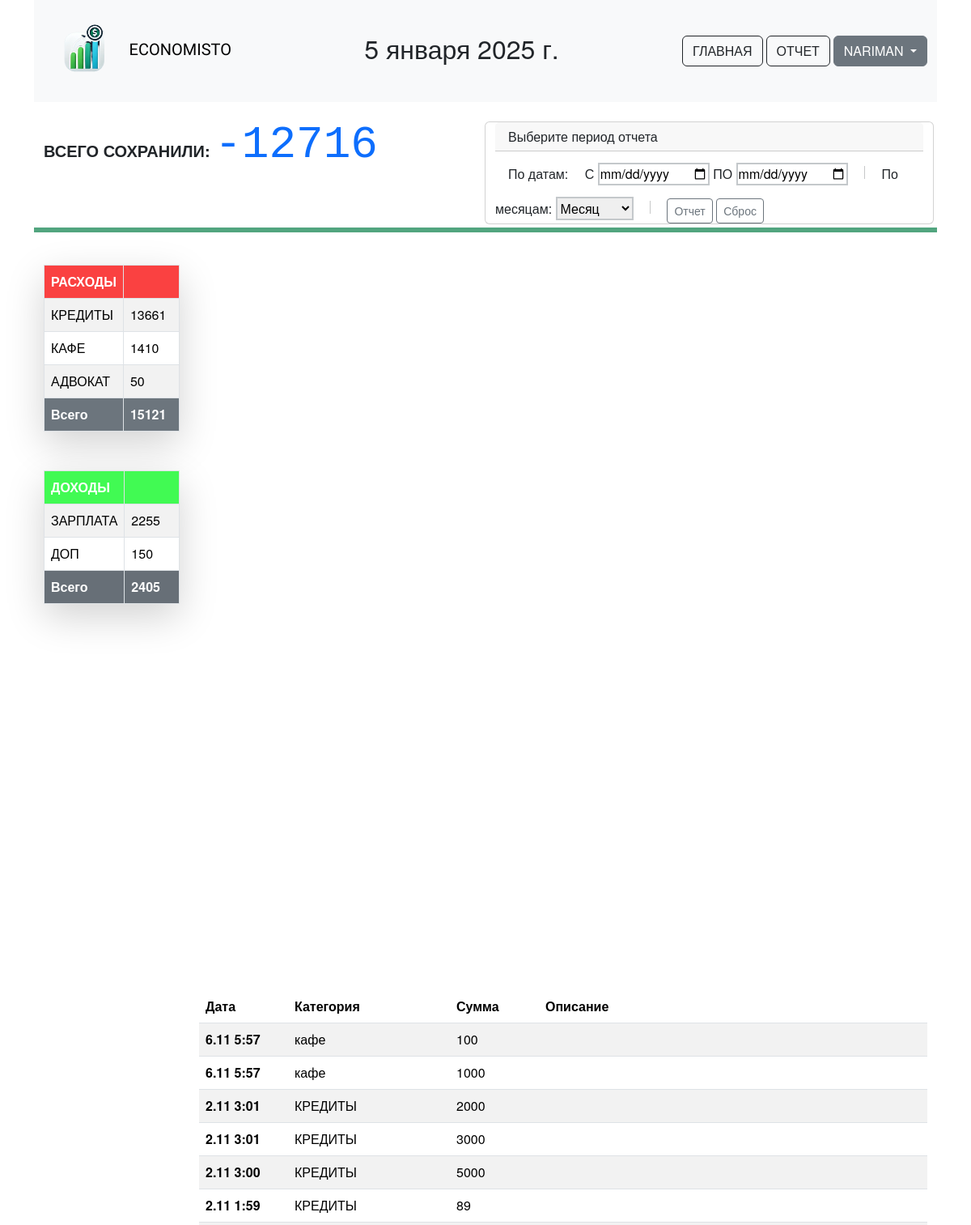
Page /reports/month/ (signed in, upper part) on the earlier database version.
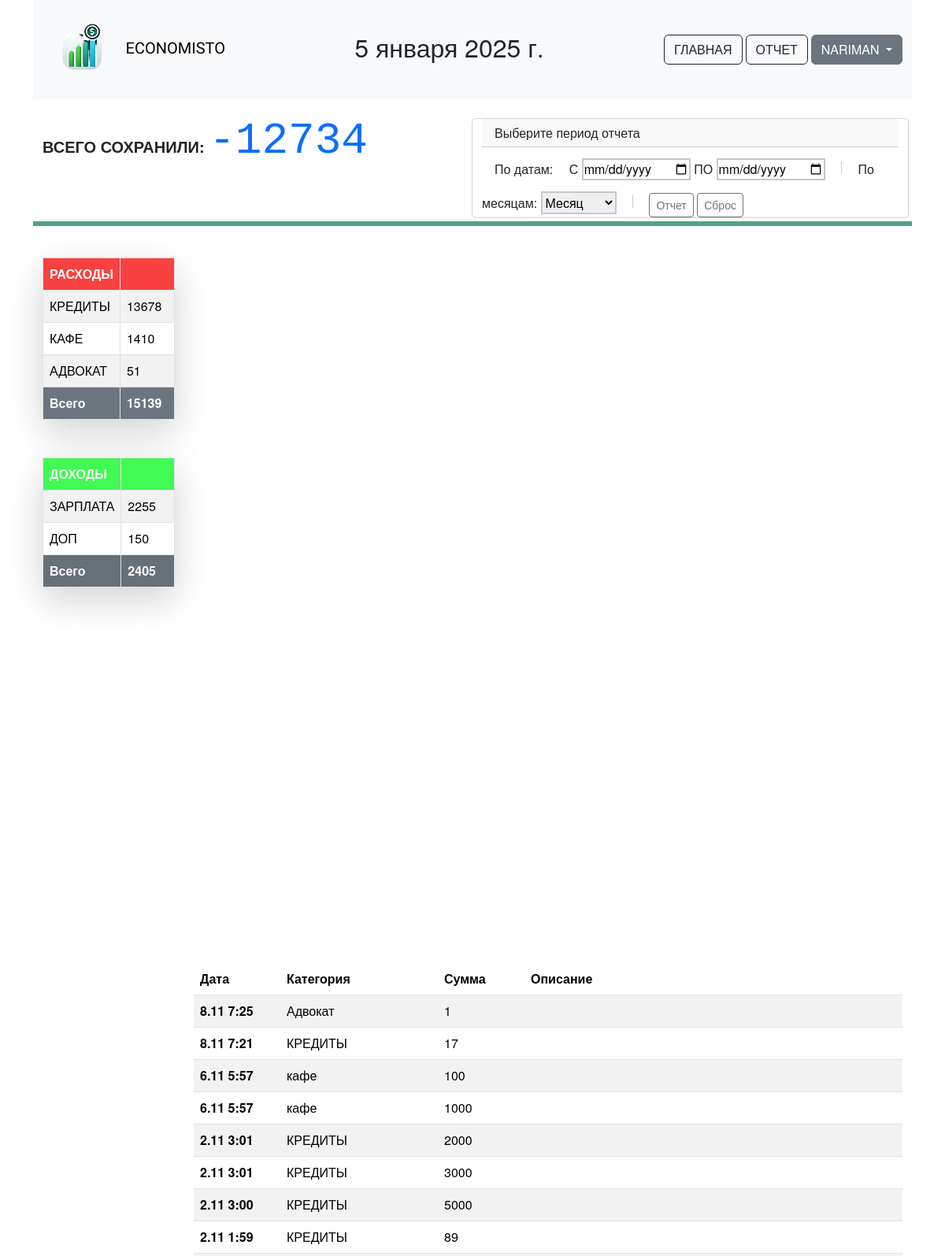
Same page on the later database version.
### authapp/models.py (models this page shows)
class NewUser(AbstractUser):
    age = models.PositiveIntegerField(verbose_name='возраст', null=True, blank=True)
    alone = models.BooleanField(verbose_name='Одинок', default=True)
    username = models.CharField(max_length=40, unique=True, verbose_name='Пользователь')
    class Meta:
        verbose_name = 'Пользователь'
        verbose_name_plural = 'Пользователи'
    def __str__(self):
        return f'{self.username}'

### main/models.py (models this page shows, shortened)
class Category(models.Model):
    user = models.ForeignKey(NewUser, on_delete=models.CASCADE, verbose_name='Пользователь')
    name = models.CharField(verbose_name='Название', max_length=64)
    description = models.TextField(verbose_name='Описание', blank=True, null=True)
    time_create = models.DateTimeField(verbose_name='Дата создания', auto_now_add=True)
    class Meta:
        verbose_name = 'Пользовательская категория расхода'
        verbose_name_plural = 'Пользовательские категории расходов'
    def __str__(self):
        return self.name

class CategoryIncomes(models.Model):
    user = models.ForeignKey(NewUser, on_delete=models.CASCADE, verbose_name='Пользователь')
    name = models.CharField(verbose_name='Название', max_length=64)
    description = models.TextField(verbose_name='Описание', blank=True, null=True)
    time_create = models.DateTimeField(verbose_name='Дата создания', auto_now_add=True)
    class Meta:
        verbose_name = 'Пользовательская категория доходов'
        verbose_name_plural = 'Пользовательские категории доходов'

class NecessaryExpenses(models.Model):
    user = models.ForeignKey(NewUser, on_delete=models.CASCADE)
    category = models.ForeignKey(Category, on_delete=models.CASCADE, verbose_name='КАТЕГОРИЯ')
    sum = models.PositiveIntegerField(verbose_name='СУММА', default=0, blank=True)
    description = models.TextField(verbose_name='ОПИСАНИЕ', blank=True)
    time_create = models.DateTimeField(verbose_name='ДАТА СОЗДАНИЯ', auto_now_add=True)
    time_update = models.DateTimeField(verbose_name='ДАТА ОБНОВЛЕНИЯ', auto_now=True)
    class Meta:
        verbose_name = 'Расход'
        verbose_name_plural = 'Расходы'

### reports/views.py (the view, shortened to what this page needs)
# urls.py: path('month/', reports.month, name='month'),
def month(request):
    title = "Отчет за месяц"
    monthly_save = FinancialStatement.objects.get(user=request.user)
    income = Income.objects.filter(user=request.user)
    expenses = NecessaryExpenses.objects.filter(user=request.user).order_by('-time_create')
    total_inc = Income.objects.filter(user=request.user).aggregate(Sum('sum'))
    total_exp = NecessaryExpenses.objects.filter(user=request.user).aggregate(Sum('sum'))
    try:
        total_save = total_inc['sum__sum'] - total_exp['sum__sum']
    except:
        total_save = 0
    last = today - datetime.timedelta(days=31)
    two = today - datetime.timedelta(days=61)
    three = today - datetime.timedelta(days=91)
    four = today - datetime.timedelta(days=122)
    five = today - datetime.timedelta(days=152)
    six = today - datetime.timedelta(days=182)
    months = {'Месяц': 0, 'Январь': 1, 'Февраль': 2, 'Март': 3, 'Апрель': 4, 'Май': 5, 'Июнь': 6,
              'Июль': 7, 'Август': 8, 'Сентябрь': 9, 'Октябрь': 10, 'Ноябрь': 11, 'Декабрь': 12}
    inc_today = Income.objects.filter(user=request.user, time_create__month=today.month).aggregate(Sum("sum"))
    if inc_today['sum__sum'] == None:
        inc_today['sum__sum'] = 0
    exp_today = NecessaryExpenses.objects.filter(user=request.user, time_create__month=today.month).aggregate(Sum("sum"))
    if exp_today['sum__sum'] == None:
        exp_today['sum__sum'] = 0
    inc_yesterday = Income.objects.filter(user=request.user, time_create__month=last.month).aggregate(Sum("sum"))
    if inc_yesterday['sum__sum'] == None:
        inc_yesterday['sum__sum'] = 0
    exp_yesterday = NecessaryExpenses.objects.filter(user=request.user, time_create__month=last.month).aggregate(
        Sum("sum"))
    if exp_yesterday['sum__sum'] == None:
        exp_yesterday['sum__sum'] = 0
    inc_two_day = Income.objects.filter(user=request.user, time_create__month=two.month).aggregate(Sum("sum"))
    if inc_two_day['sum__sum'] == None:
        inc_two_day['sum__sum'] = 0
    exp_two_day = NecessaryExpenses.objects.filter(user=request.user, time_create__month=two.month).aggregate(Sum("sum"))
    if exp_two_day['sum__sum'] == None:
        exp_two_day['sum__sum'] = 0
    inc_three_day = Income.objects.filter(user=request.user, time_create__month=three.month).aggregate(Sum("sum"))
    if inc_three_day['sum__sum'] == None:
        inc_three_day['sum__sum'] = 0
    exp_three_day = NecessaryExpenses.objects.filter(user=request.user, time_create__month=three.month).aggregate(Sum("sum"))
    if exp_three_day['sum__sum'] == None:
        exp_three_day['sum__sum'] = 0
    inc_four_day = Income.objects.filter(user=request.user, time_create__month=four.month).aggregate(Sum("sum"))
    if inc_four_day['sum__sum'] == None:
        inc_four_day['sum__sum'] = 0
    exp_four_day = NecessaryExpenses.objects.filter(user=request.user, time_create__month=four.month).aggregate(Sum("sum"))
    if exp_four_day['sum__sum'] == None:
        exp_four_day['sum__sum'] = 0
    inc_five_day = Income.objects.filter(user=request.user, time_create__month=five.month).aggregate(Sum("sum"))
    if inc_five_day['sum__sum'] == None:
        inc_five_day['sum__sum'] = 0
    exp_five_day = NecessaryExpenses.objects.filter(user=request.user, time_create__month=five.month).aggregate(Sum("sum"))
    if exp_five_day['sum__sum'] == None:
        exp_five_day['sum__sum'] = 0
    inc_six_day = Income.objects.filter(user=request.user, time_create__month=six.month).aggregate(Sum("sum"))
    if inc_six_day['sum__sum'] == None:
        inc_six_day['sum__sum'] = 0
    exp_six_day = NecessaryExpenses.objects.filter(user=request.user, time_create__month=six.month).aggregate(Sum("sum"))
    if exp_six_day['sum__sum'] == None:
        exp_six_day['sum__sum'] = 0
    content = {
        "users": NewUser.objects.all(),
        "today": today,
        "start_search_defolt": (today - datetime.timedelta(days=31)).strftime("%Y-%m-%d"),
        "today_for_search": today.strftime("%Y-%m-%d"),
        'months': months,
        "yestorday": last.strftime("%b"),
        "twodaybefore": two.strftime("%b"),
        "threedaybefore": three.strftime("%b"),
        "fourdaybefore": four.strftime("%b"),
        "fivedaybefore": five.strftime("%b"),
        "sixdaybefore": six.strftime("%b"),
        "incomes": total_table(income, request),
        "expenses": total_table(expenses, request),
        "total_expenses": total_exp,
        "total_income": total_inc,
        'total_save': total_save,
        'monthly_save_amount': monthly_save,
        'title': title,
        'simple': for_table_data(total_table(expenses, request)),
        'today_exp': exp_today,
        'today_inc': inc_today,
        'all_expenses': expenses,
        'yestorday_exp': exp_yesterday,
        'yestorday_inc': inc_yesterday,
        'twodaybefore_exp': exp_two_day,
        'twodaybefore_inc': inc_two_day,
        'threedaybefore_exp': exp_three_day,
        'threedaybefore_inc': inc_three_day,
        'fourdaybefore_exp': exp_four_day,
        'fourdaybefore_inc': inc_four_day,
        'fivedaybefore_exp': exp_five_day,
        'fivedaybefore_inc': inc_five_day,
        'sixdaybefore_exp': exp_six_day,
        'sixdaybefore_inc': inc_six_day,
    }
    return render(request, 'reports/month.html', content)

### main/views.py (called while the page is built)
def total_table(model, request):
    table_category_summ = {}
    cat=[]
    for k in Category.objects.filter(user=request.user):
        cat.append(k.name)
    for c in CategoryIncomes.objects.filter(user=request.user):
        cat.append(c.name)
    for i in cat:
        res = model.filter(category__name=i).first()
        res_sum = model.filter(category__name=i).aggregate(Sum("sum"))
        try:
            table_category_summ[res.category.name] = res_sum['sum__sum']
        except:
            pass
    return table_category_summ

def for_table_data(data):
    result = [['Task', 'Hours per Day'],]
    for i, k in data.items():
        item = []
        item.append(i)
        item.append(k)
        result.append(item)
    return result

### reports/templates/reports/month.html (shortened to what this page needs)
<!DOCTYPE html>
    {% extends 'main/base.html' %}
    {% load static %}
{%block content%}
<div class="container" style="margin-top: 20px;">
    <div class="row">
        <div class="col">
    <p class="fs-5 fw-semibold ">ВСЕГО СОХРАНИЛИ: <strong class="display-4 font-monospace text-primary">{{total_save}}</strong></p>
    </div>
            <div class="card m-1 col">
         <h6 class="card-header">Выберите период отчета</h6>
    <form action="{%url 'reports:month'%}" method="POST">
        <label style="margin-left:20px" class="m-3">По датам:</label>
        <label>С</label>
        <input type ='date' name ='start' class="border border-secondary-subtle border-2">
        <label> ПО </label>
        <input type ='date' name ='end' class="border border-secondary-subtle border-2">
         По месяцам:
        <select name="month" class="border border-secondary-subtle border-2">
            {%for key, val in months.items%}
            <option>{{key}}</option>
            {%endfor%}
        </select>
        <button type="submit" class="btn btn-outline-secondary btn-sm">Отчет</button>
        <button type="reset" class="btn btn-outline-secondary btn-sm">Сброс</button>
    </form>
        </div>
    <hr class="border border-success border-3 opacity-75">
        </div>
    <br>
  <div class="row">
    <div class="col">
    <table class="table table-striped table-hover table-bordered shadow-lg p-3 mb-5 bg-body-tertiary rounded ">
        <thead>
         <tr>
            <th scope="col" class="table-head-expemses">РАСХОДЫ</th>
            <th scope="col" class="table-head-expemses" style="width:100px"></th>
         </tr>
        </thead>
        <tbody>
    {%for key, val in expenses.items%}
      <tr>
      <td>{{key|upper}}</td>
      <td>{{val}}</td>
      </tr>
    {%endfor%}
      <tr class="table-group-divider">
            <th scope="row" class="text-bg-secondary "><strong>Всего</strong></th>
            <td class="text-bg-secondary"><strong>{{total_expenses.sum__sum}}</strong></td>
        </tr>
</tbody>
</table>
        <table class="table table-striped table-hover table-bordered shadow-lg p-3 mb-5 bg-body-tertiary rounded">
    <thead>
    <tr>
      <th scope="col" class="head-color">ДОХОДЫ</th>
      <th scope="col" class="head-color" style="width:100px"></th>
    </tr>
  </thead>
  <tbody>
  {%for key, val in incomes.items%}
    <tr>
      <td>{{key|upper}}</td>
      <td>{{val}}</td>
    </tr>
{%endfor%}
    <tr>
      <th scope="row" class="text-bg-secondary"> <strong>Всего</strong></th>
      <td class="text-bg-secondary"><strong>{{total_income.sum__sum}}</strong></td>
    </tr>
  </tbody>
</table>
    </div>
    <div class="col">
         <div id="donutchart" style="width: 900px; height: 500px;"></div>
        <br><br>
<div id="columnchart_material" style="width: 800px; height: 300px;">    </div>
        <br>
        <br>
        <table class="table table-striped table-hover">
  <thead>
    <tr>
      <th scope="col">Дата</th>
      <th scope="col">Категория</th>
      <th scope="col">Сумма</th>
      <th scope="col">Описание</th>
    </tr>
  </thead>
  <tbody>
  {%for data in all_expenses%}
    <tr>
      <th scope="row" style="width:110px">{{data.time_create.day}}.{{data.time_create.month}}  {{data.time_create.time}}</th>
      <td style="width:200px">{{data.category}}</td>
      <td style="width:110px">{{data.sum}}</td>
      <td>{{data.description}}</td>
    </tr>
  {%endfor%}
  </tbody>
</table>
        <br>
        <br>
  </div>
</div>
{%endblock%}

### main/templates/main/base.html (shortened to what this page needs)
{% load static %}
<html>
<head>
{% block css %}
        <link href="https://cdn.jsdelivr.net/npm/bootstrap@5.3.3/dist/css/bootstrap.min.css" rel="stylesheet">
        <link rel="stylesheet" href="{% static 'css/style.css' %}">
        <link rel="stylesheet" href="https://cdn.jsdelivr.net/npm/bootstrap-icons@1.11.3/font/bootstrap-icons.min.css">
{% endblock %}
</head>
<body>
<div class="container">
{% block menu %}
    <nav class="navbar navbar-expand-lg bg-body-tertiary">
  <div class="container-fluid">
    <a class="navbar-brand" href="#">
      <img src="{%static 'img/logo.webp'%}" alt="Logo" width="100" height="100" class="d-inline-block align-text-center">
      <span style="font-family: 'Chokokutai', cursive;">ECONOMISTO</span>
    </a>
      <div class="">
      <h2>{{today}}</h2>
          </div>
      <div class="d-flex justify-content-center">
      <a type="button" class="btn btn-outline-dark" style="margin-left:4px;" href="/">ГЛАВНАЯ</a>
          <a type="buton" class="btn btn-outline-dark" style="margin-left:4px;" href="{% url 'reports:month'%}">ОТЧЕТ</a>
        {%if user.is_authenticated%}
        <div class="dropdown">
          <button class="btn btn-secondary dropdown-toggle" type="button" data-bs-toggle="dropdown" aria-expanded="false" style="margin-left:4px;">
              {{user|upper}}
          </button>
        </div>
        {%else%}
        <a type="button" class="btn btn-outline-dark" href="{% url 'auth:login'%}">ВОЙТИ</a>
        {%endif%}
          </div>
  </div>
</nav>
{% endblock %}
{% block content %}{% endblock %}
</div>
</body>
</html>

### static/css/style.css (style rules this page uses)
th.head-color { background-color: #41fa53; color: white; }
th.table-head-expemses { background-color: #fa4141; color: white; }
body { font-family: "Helvetica Neue", Helvetica, "Segoe UI", Arial, sans-serif; }
.row { display: flex; flex-wrap: wrap; flex-direction: row; }

Differences in the rows shown:
added NecessaryExpenses: time_create.day "8", time_create.month "11", time_create.time "7:25", category "Адвокат", sum "1"
added NecessaryExpenses: time_create.day "8", time_create.month "11", time_create.time "7:21", category "КРЕДИТЫ", sum "17"
Other differences:
{{ total_save }}: "-12716" → "-12734"
{{ total_expenses.sum__sum }}: "15121" → "15139"
new list line: "КРЕДИТЫ"
new list line: "13678"
new list line: "АДВОКАТ"
new list line: "51"
list line gone: "КРЕДИТЫ"
list line gone: "13661"
list line gone: "АДВОКАТ"
list line gone: "50"
